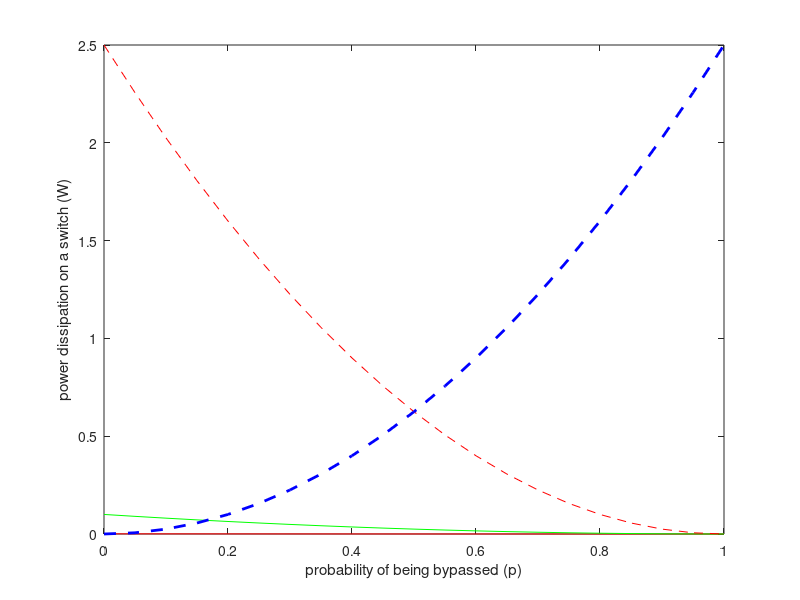

Write MATLAB code to recreate this figure. (Note: this script raises an error after producing the figure.)
%RTAS2010 Analysis
function rtas2010analysis

%p: prob that the Slave BMS will be bypassed
%r: # of Slave BMSes connected to the load
%k: # of Slave BMSes connected consecutively among r
%i: # of Salve BMSes among k which precede the (k+1)-th Slave BMS
%rr: resistance of a switch
clear
ohm=0.025;
rr=0.0005;
p=[0:0.05:1];
x=10;
r=50;
k=20;
i=10;
%cell-level power loss
BMSparP=(1-p)/r * x;
BMSparS=0;
BMSparB= (1-p) * i/r * x;%nchoosek(k,i)*times(power(1-p, i), power(p, k-i)) * i/r * x;
BMSserP=0;%times(power(p, k), (1-p))*x;
BMSserS=(1-p)*x;
BMSserB=p*x;
figure
plot(p,BMSparP.*BMSparP*ohm,'r-',p,BMSparS.*BMSparS*ohm,'b-',...
    p,BMSparB.*BMSparB*ohm,'g-',p,BMSserP.*BMSserP*ohm,'m-',...
p,BMSserS.*BMSserS*ohm,'r--',p,BMSserB.*BMSserB*ohm,'b--','LineWidth',2);
xlabel('probability of being bypassed (p)');
ylabel('power dissipation on a switch (W)');

%pack-level power loss
s=10;
q=[0:0.05:1];
j=5;
BMSparparP=emtimes((1-q), BMSparP)*1/s;
BMSparserP=emtimes((1-q), BMSserS)*1/s;
BMSparparB= emtimes((1-q), BMSparP) * x * j/s;%nchoosek(k,i)*times(power(1-p, i), power(p, k-i)) * i/r * x;
BMSparserB= emtimes((1-q), BMSserS) * x* j/s;
BMSserparS=emtimes((1-q),BMSparP);
BMSserserS=emtimes((1-q),BMSserS);
BMSserparB=emtimes(q,BMSparP);
BMSserserB=emtimes(q,BMSserS);
figure
plot3(p,q,BMSparparP.^2*ohm,'r-',p,q,BMSparserP.^2*ohm,'r--',...
    p,q,BMSparparB.^2*ohm,'b-',p,q,BMSparserB.^2*ohm,'b--',...
    p,q,BMSserparS.^2*ohm,'g-',p,q,BMSserserS.^2*ohm,'g--',...
    p,q,BMSserparB.^2*ohm,'m-',p,q,BMSserserB.^2*ohm,'m--','LineWidth',2);
xlabel('probability of being bypassed (p)');
ylabel('power dissipation on a switch (W)');


r=50; k=20; i=10;
cur=[];
figure
hold on
for x=1:2:k %BMSparB
    BMSparB=(1-p) * i/r * x;%nchoosek(k,i)*times(power(1-p, i), power(p, k-i)) * i/r * x;
    pd=BMSparB.*BMSparB*ohm;
    cur=[cur; pd];
    ind=find(max(pd)==pd);
    text(p(ind), pd(ind),['x=' int2str(x)]);
end
plot(p,cur,'LineWidth',2);
xlabel('probability of being bypassed (p)');
ylabel('power dissipation on B-switch in parallel (W)');
hold off


x=10; r=50; k=20;
cur=[];
figure
hold on
for i=1:2:k %BMSparB
    BMSparB=(1-p) * i/r * x;%nchoosek(k,i)*times(power(1-p, i), power(p, k-i)) * i/r * x;
    pd=BMSparB.*BMSparB*ohm;
    cur=[cur; pd];
    ind=find(max(pd)==pd);
    text(p(ind), pd(ind),['i=' int2str(i)]);
end
plot(p,cur,'LineWidth',2);
xlabel('probability of being bypassed (p)');
ylabel('power dissipation on B-switch in parallel (W)');
hold off

%algorithm of assigning code
%
figure
events=[];
barr=[];
for k=1:11
    while 1
        barr=round(rand(1,11)); % arrangment is specified
        if ~ismember(sum(barr), events)
          events=[events sum(barr)];
          break
        end
    end
tarr=[];
carr=[];
ctype='SERI     '; % 010
%ctype='PARA     '; % 101
ccode=[0 1 0];
i=1;

while barr(i) < 1 
    i=i+1;
    switch barr(i)
        case {0} 
            tarr=[tarr 'NULL    ']; % 000
            carr=[carr [0 0 0]];
        case {1}
            tarr=[tarr 'INIT       ']; % 100
            carr=[carr [1 0 0]];
            break;
    end
end

i=i+1;

while i <= length(barr)
    switch barr(i)
        case {1}
            tarr=[tarr ctype];
            carr=[carr ccode];
        case {0}
            tarr=[tarr 'BYSS   ']; % 001
            carr=[carr [0 0 1]];
    end
    i=i+1;
end
barr
tarr

dis=carr*sum(barr);
cind=find(dis<1);
dis(cind)=dis(cind)+sum(barr)-0.2;
hold on
plot(dis,'-*','LineWidth',2,'MarkerSize',5);
text(1, max(dis)+0.3,tarr);
hold off
end